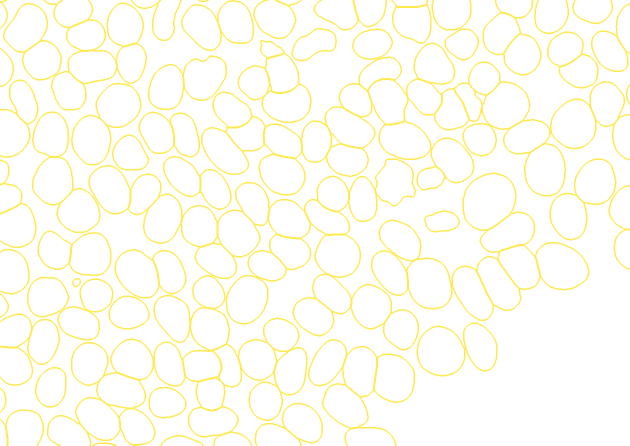
#> input picture data/derived/roi_0/outlines.png, 1260 x 891 px (shown at 1/2 size)
$ python -i main.py   (imports and definitions only)
#> lines starting #> are read from the running program, lines starting #| are printed output that depends on the picture; after the words box and inside, x2 and y2 are one past the last pixel; in counts of white or black regions, pixels touching at a corner belong together
#> in _cleaned_cutout, pet is the input picture: PIL image 1260x891 RGBA; mean R, G, B, A 255, 233, 79, 20.5
"""Where's Waldog: hide pet cutouts in the 3-color Scientifica ROI renders.

Three modes:
  waldog                       random placement (one puzzle+solution per ROI)
  waldog propose               render candidate spots per pet for visual review
  waldog render --plan f.json  render a print from a curated placement plan

Pets are scaled to the local cell size (dashboard manifest diameter, or
--cell-size). Random mode only places on tissue; plans
say exactly where each pet goes and how it looks (alpha, blend, flip, rotation,
size tweak).
"""

import argparse
import json
import random
import subprocess
from pathlib import Path

import numpy as np
import PIL.Image as Image
import PIL.ImageDraw as ImageDraw
from scipy import ndimage

Image.MAX_IMAGE_PIXELS = None

PROJECT_DIR = Path(__file__).resolve().parents[2]
REPO_DIR = PROJECT_DIR.parent
DEFAULT_SOURCE_DIR = REPO_DIR / "data" / "source" / "waldog"
MANIFEST_PATH = REPO_DIR / "data" / "derived" / "manifest.json"
PETS_DIR = PROJECT_DIR / "waldog-pets"
CUTOUT_DIR = PETS_DIR / "cutouts"
DEFAULT_OUT_DIR = PROJECT_DIR / "output"
REVIEW_DIR = PROJECT_DIR / "review"
PLANS_DIR = PROJECT_DIR / "plans"

DEFAULT_ROIS = "1,7,13"

# --- Difficulty knobs (defaults = Medium; plans override per pet) ---
PET_CELL_RANGE = (0.9, 1.3)  # pet size as a multiple of the local cell diameter
PET_ALPHA = 0.90  # overall opacity of the pets; lower = harder
COLOR_BLEND = 0.2  # 0..1 how much to pull pet colors toward local background
MAX_PLACEMENT_TRIES = 2000  # attempts to find a free, on-tissue spot per pet
TISSUE_COVERAGE = 0.95  # fraction of a pet's opaque pixels that must be on tissue

# Guardrails for plan values so prints stay playable
PLAN_LIMITS = {
    "alpha": (0.75, 0.9),  # hard ceiling: pets never fully solid
    "color_blend": (0.0, 0.5),
    "size_mult": (0.8, 1.2),
    "rotate_deg": (-25.0, 25.0),
    "cover": (0.0, 0.6),  # "behind": fraction of the pet hidden by cells
    "saturation": (0.6, 1.6),  # vividness boost, independent of alpha
}

# Transparency is intentional per depth mode: a pet behind a cell can be near
# solid (the cell hides it); one embedded inside a cell reads as under the
# cell surface, so it is the most transparent.
MODE_DEFAULTS = {
    "top": {"alpha": 0.90, "color_blend": 0.20},
    "behind": {"alpha": 0.90, "color_blend": 0.20, "cover": 0.4},
    "inside": {"alpha": 0.86, "color_blend": 0.20},
}

# Face position per pet as a fraction (fx, fy) of the cleaned cutout,
# pre-flip/rotation. Used to keep occluding cells and the inside-clip off the
# face, and to anchor "inside" pets face-first on the host cell.
FACE_ANCHORS = {
    "cat": (0.28, 0.75),  # the tabby's head, bottom-left
    "blackdog": (0.50, 0.30),
    "chicken": (0.75, 0.20),
    "cockatiel": (0.55, 0.25),
    "spaniel": (0.50, 0.25),
}

PET_NICKNAMES = {
    "41789": "cat",
    "137fb4d5-fe6d-4bdb-99fc-f0aa8ec113b5": "blackdog",
    "9b874981-7d3e-48a2-879f-0dee4e2ff424": "chicken",
    "image": "cockatiel",
    "photo-2026-06-19": "spaniel",
}
MAP_COLORS = {  # candidate-box colors on the propose map
    "cat": (255, 60, 60),
    "blackdog": (255, 160, 40),
    "chicken": (255, 240, 60),
    "cockatiel": (80, 255, 120),
    "spaniel": (255, 80, 255),
}

# rembg model per pet photo stem; unlisted photos use rembg's default. The cat
# and the black dog keep furniture with the default model; birefnet removes the
# cat's couch+pillow completely (verified visually).
REMBG_MODELS = {
    "41789": "birefnet-general",
    "137fb4d5-fe6d-4bdb-99fc-f0aa8ec113b5": "birefnet-general",
}

# Keep only the top fraction of these cutouts (feathered): the black dog drapes
# over a black chair no model can separate, but its head-and-shoulders crop is
# clean.
CUTOUT_TOP_CROP = {
    "137fb4d5-fe6d-4bdb-99fc-f0aa8ec113b5": 0.55,
}

# Black-border autocrop (mirrors scientifica.analysis.io, copied to keep
# waldog free of the dashboard's heavy dependencies)
CROP_THRESHOLD = 15
CROP_MARGIN = 16


# [211 lines left out: functions _largest_run, autocrop_bbox, load_base, cell_diameter, base_labels, _labels_crop and 5 more, not called in this run]


def _clean_alpha(arr: np.ndarray) -> np.ndarray:
    """Cut thin bridges (a paw touching a couch) with a binary opening, then
    keep only the largest connected blob of the alpha mask."""
    alpha = arr[..., 3]
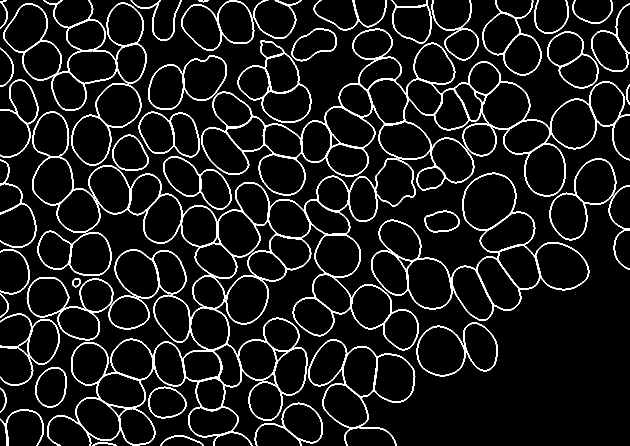
#> alpha: shape (891, 1260) (shown at 1/2 size); 8.1% white in thin lines or dots
    solid = alpha > 64
#> solid: shape (891, 1260) bool; 8.1% white in thin lines or dots
    if not solid.any():
        return arr
    r = max(3, round(0.004 * max(arr.shape[:2])))
#> r = 5
    yy, xx = np.ogrid[-r : r + 1, -r : r + 1]
#> yy = [-5, -4, -3, -2, -1, 0, 1, 2, 3, 4, 5]
    disk = (yy * yy + xx * xx) <= r * r
    opened = ndimage.binary_opening(solid, structure=disk)
#> opened: shape (891, 1260) bool; every value is 0
    if not opened.any():
        opened = solid
    labels, n = ndimage.label(opened)
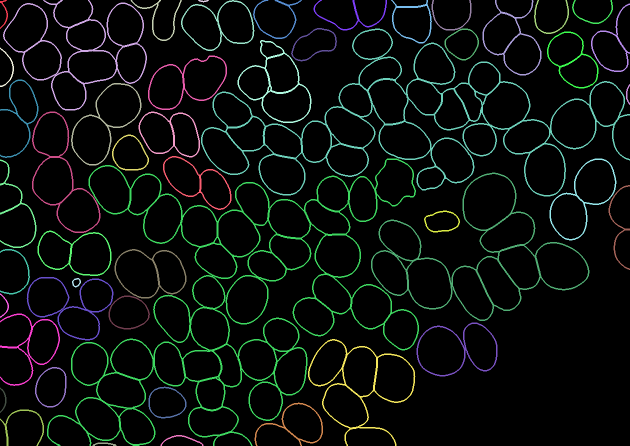
#> labels: shape (891, 1260) int32 (shown at 1/2 size); 51 distinct labels, from 0 to 50; one colour per label, 0 black
#> n = 50
    if n > 1:
        sizes = ndimage.sum_labels(np.ones_like(labels), labels, range(1, n + 1))
#> sizes = 50 values, max 23079 at index 27, min 60 at index 3, mean 1807.7
        opened = labels == (np.argmax(sizes) + 1)
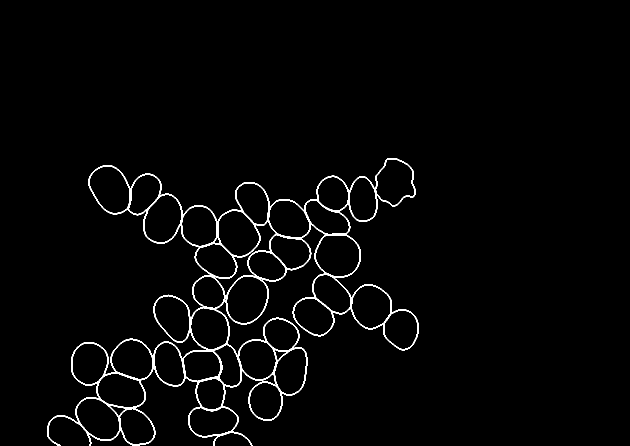
#> opened: shape (891, 1260) bool (shown at 1/2 size); 2.1% white; 1 white region, box (x1, y1, x2, y2) and area: (94, 317, 838, 891) 23079
    # regrow slightly so the pet keeps its soft edge, but never past the
    # original mask (the couch stays gone)
    keep = ndimage.binary_dilation(opened, structure=disk) & (alpha > 25)
#> keep: shape (891, 1260) bool; 2.1% white; 13 white regions (6 under 20 px), largest, box (x1, y1, x2, y2) and area: (94, 317, 838, 891) 23157, (788, 312, 811, 320) 50, (332, 584, 349, 589) 41
    arr = arr.copy()
    arr[..., 3] *= keep
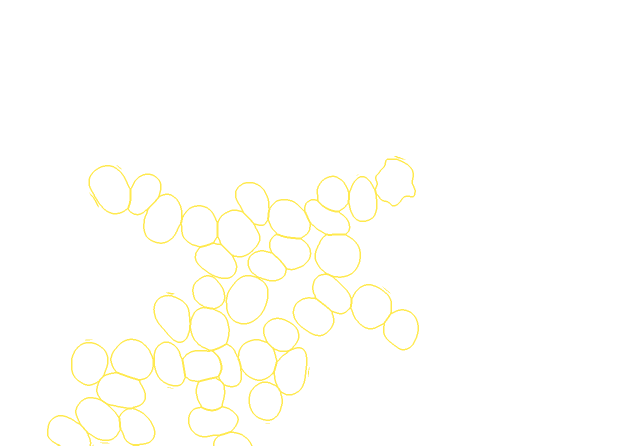
#> arr: shape (891, 1260, 4) (shown at 1/2 size); 5.97% of pixels changed, all inside (x1, y1, x2, y2) = (0, 0, 1260, 891); transparent parts drawn white
    return arr


_CUTOUT_CACHE: dict[Path, Image.Image] = {}


def _cleaned_cutout(cutout: Path) -> Image.Image:
    """Cutout after alpha cleanup + per-pet top crop, cached (cleanup on the
    full-res cutout is the expensive part when rendering many variants)."""
    if cutout in _CUTOUT_CACHE:
        return _CUTOUT_CACHE[cutout]
    pet = Image.open(cutout).convert("RGBA")
    arr = _clean_alpha(np.array(pet))
    pet = Image.fromarray(arr)

    bbox = pet.getchannel("A").getbbox()
#> bbox = (94, 312, 838, 891)
    assert bbox is not None, f"Cutout {cutout.name} is fully transparent"
    pet = pet.crop(bbox)
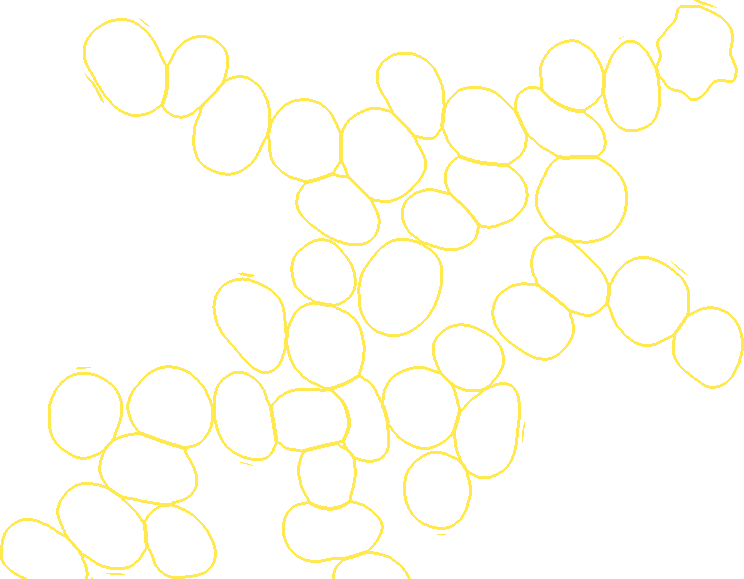
#> pet: PIL image 744x579 RGBA; mean R, G, B, A 255, 233, 79, 13.9; transparent parts drawn white

#> (the run stopped early here; a loop or call above may not have finished)

$ run again, on data/derived/roi_12/outlines.png
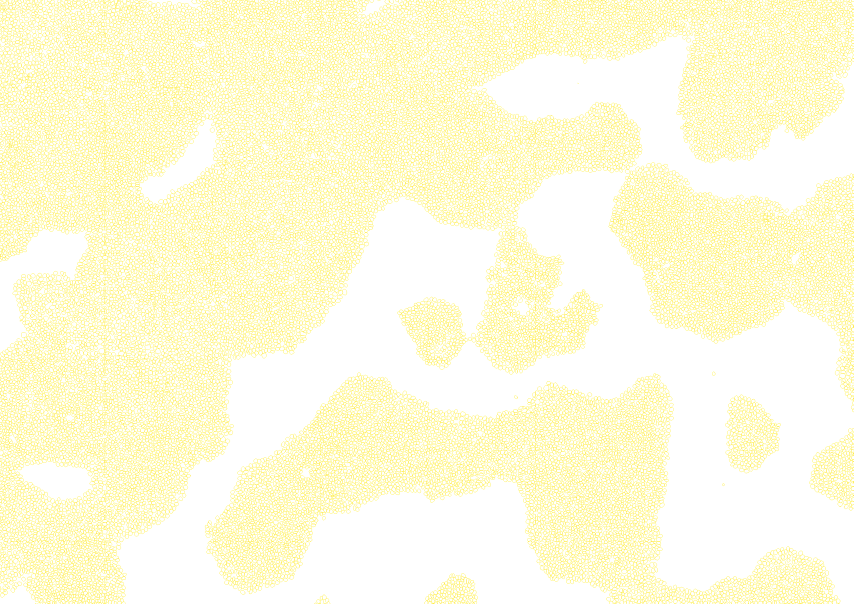
#> input picture data/derived/roi_12/outlines.png, 2560 x 1811 px (shown at 1/3 size)
#> in _cleaned_cutout, pet is the input picture: PIL image 2560x1811 RGBA; mean R, G, B, A 81.2, 78, 40.2, 59.7
#> solid: shape (1811, 2560) bool; 27.2% white in thin lines or dots
#> in _clean_alpha, `labels, n = ndimage.label(opened)`:
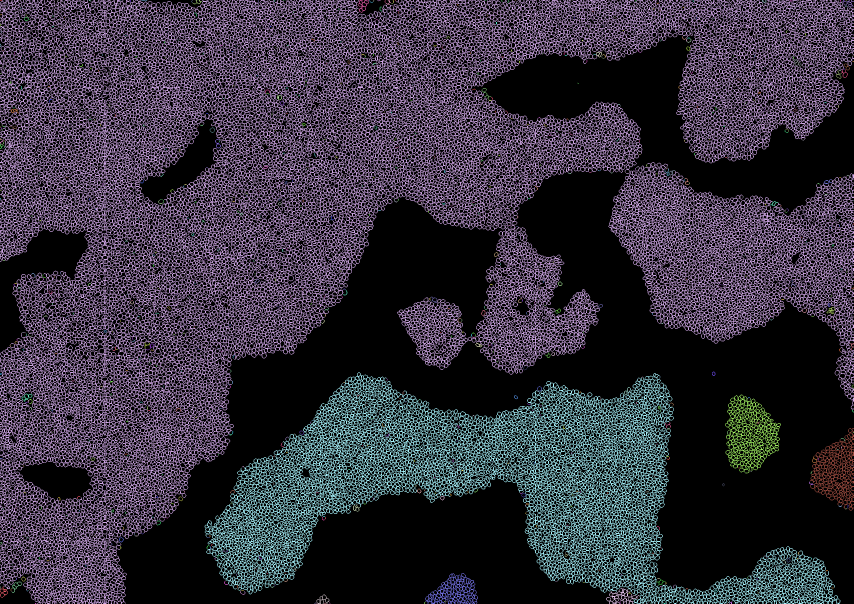
#> labels: shape (1811, 2560) int32 (shown at 1/3 size); 2986 distinct labels, from 0 to 2985; one colour per label, 0 black
#> n = 2985
#> sizes = 2985 values, max 981444 at index 1, min 1 at index 11, mean 422.8
#> keep: shape (1811, 2560) bool; 25.1% white in thin lines or dots
#> in _clean_alpha, `arr[..., 3] *= keep`:
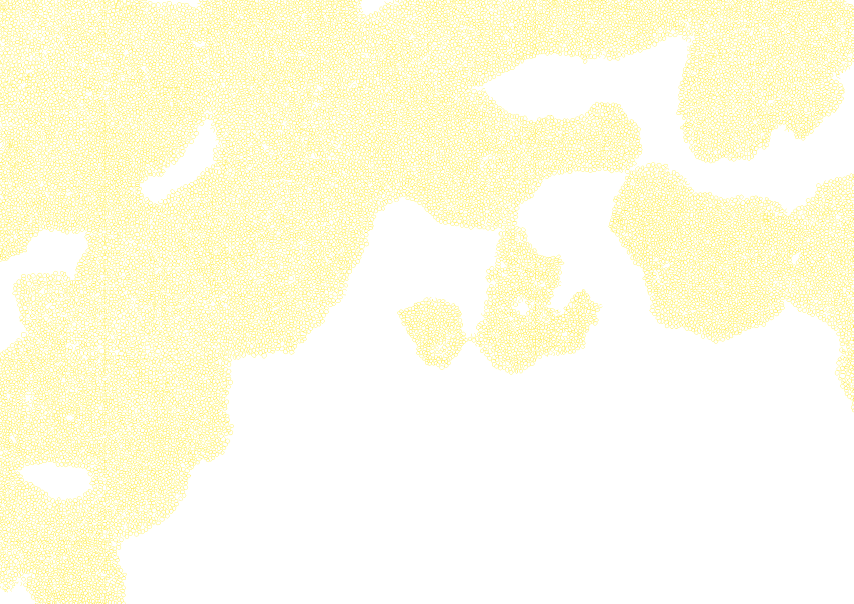
#> arr: shape (1811, 2560, 4) (shown at 1/3 size); mean R, G, B, A 81.2, 78, 40.2, 47.1; transparent parts drawn white
#> bbox = (0, 0, 2560, 1811)

$ run again, on data/derived/roi_13/outlines.png
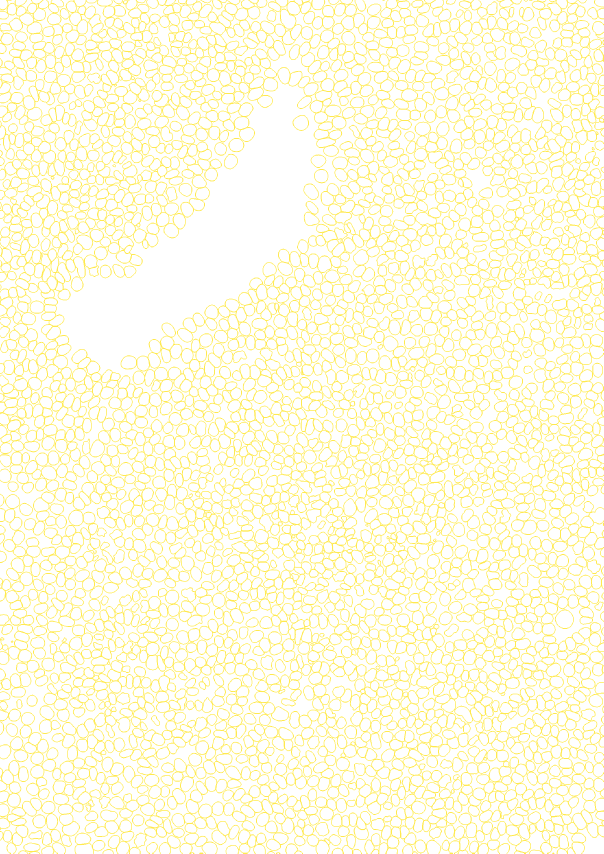
#> input picture data/derived/roi_13/outlines.png, 1811 x 2560 px (shown at 1/3 size)
#> in _cleaned_cutout, pet is the input picture: PIL image 1811x2560 RGBA; mean R, G, B, A 45.5, 42.1, 16.2, 42.2
#> solid: shape (2560, 1811) bool; 17.7% white in thin lines or dots
#> in _clean_alpha, `labels, n = ndimage.label(opened)`:
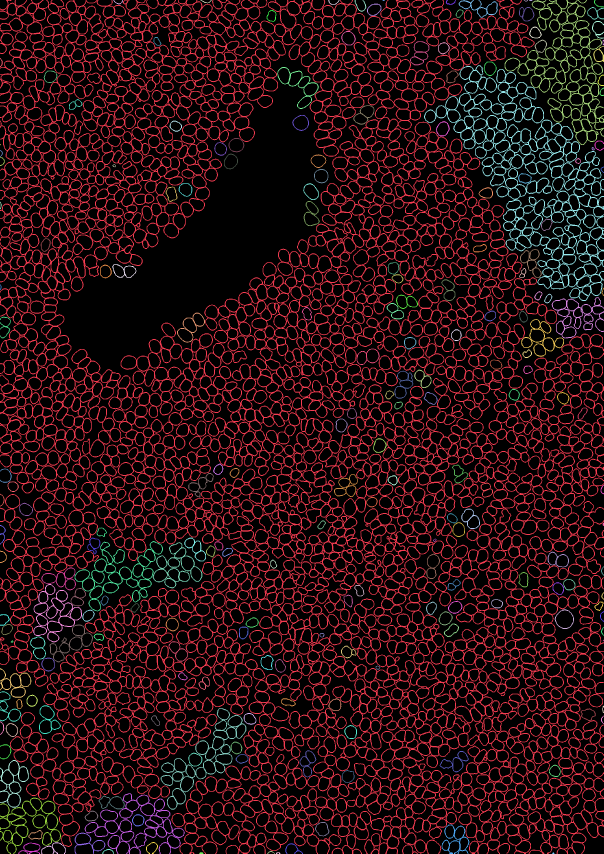
#> labels: shape (2560, 1811) int32 (shown at 1/3 size); 217 distinct labels, from 0 to 216; one colour per label, 0 black
#> n = 216
#> sizes = 216 values, max 675259 at index 0, min 6 at index 42, mean 3799
#> keep: shape (2560, 1811) bool; 15.2% white in thin lines or dots
#> in _clean_alpha, `arr[..., 3] *= keep`:
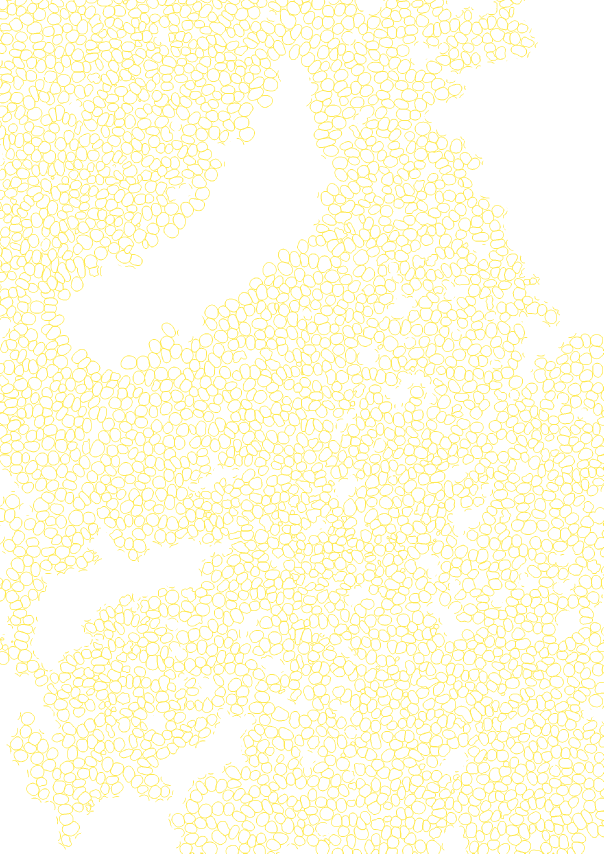
#> arr: shape (2560, 1811, 4) (shown at 1/3 size); mean R, G, B, A 45.5, 42.1, 16.2, 36.1; transparent parts drawn white
#> bbox = (0, 0, 1811, 2560)

$ run again, on data/derived/roi_2/outlines.png
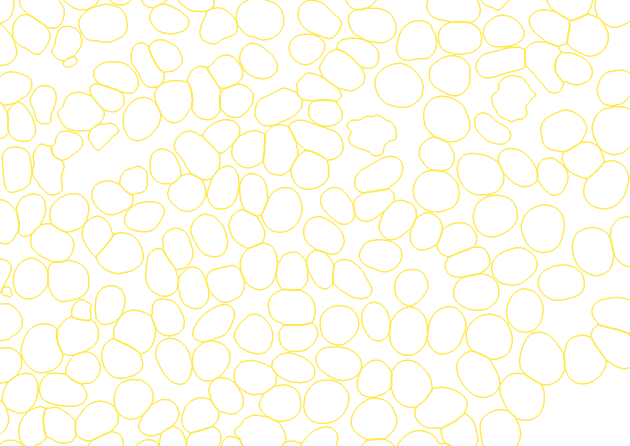
#> input picture data/derived/roi_2/outlines.png, 1260 x 891 px (shown at 1/2 size)
#> in _cleaned_cutout, pet is the input picture: PIL image 1260x891 RGBA; mean R, G, B, A 255, 233, 79, 22.3
#> alpha: shape (891, 1260); 8.7% white in thin lines or dots
#> solid: shape (891, 1260) bool; 8.7% white in thin lines or dots
#> in _clean_alpha, `labels, n = ndimage.label(opened)`:
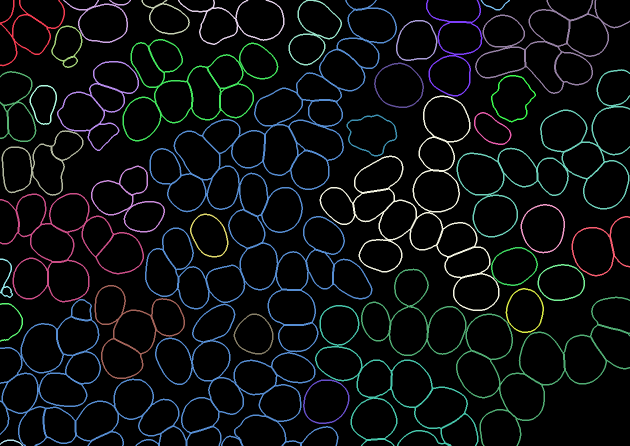
#> labels: shape (891, 1260) int32 (shown at 1/2 size); 39 distinct labels, from 0 to 38; one colour per label, 0 black
#> n = 38
#> sizes = 38 values, max 30808 at index 5, min 135 at index 37, mean 2584.3
#> keep: shape (891, 1260) bool; 2.8% white; 18 white regions (12 under 20 px), largest, box (x1, y1, x2, y2) and area: (0, 0, 794, 891) 30836, (148, 593, 165, 601) 41, (331, 670, 348, 674) 37, (246, 752, 267, 758) 37, (320, 596, 335, 599) 29, (606, 803, 608, 816) 20
#> arr: shape (891, 1260, 4); 5.98% of pixels changed, all inside (x1, y1, x2, y2) = (0, 0, 1260, 891)
#> bbox = (0, 0, 794, 891)
#> in _cleaned_cutout, `pet = pet.crop(bbox)`:
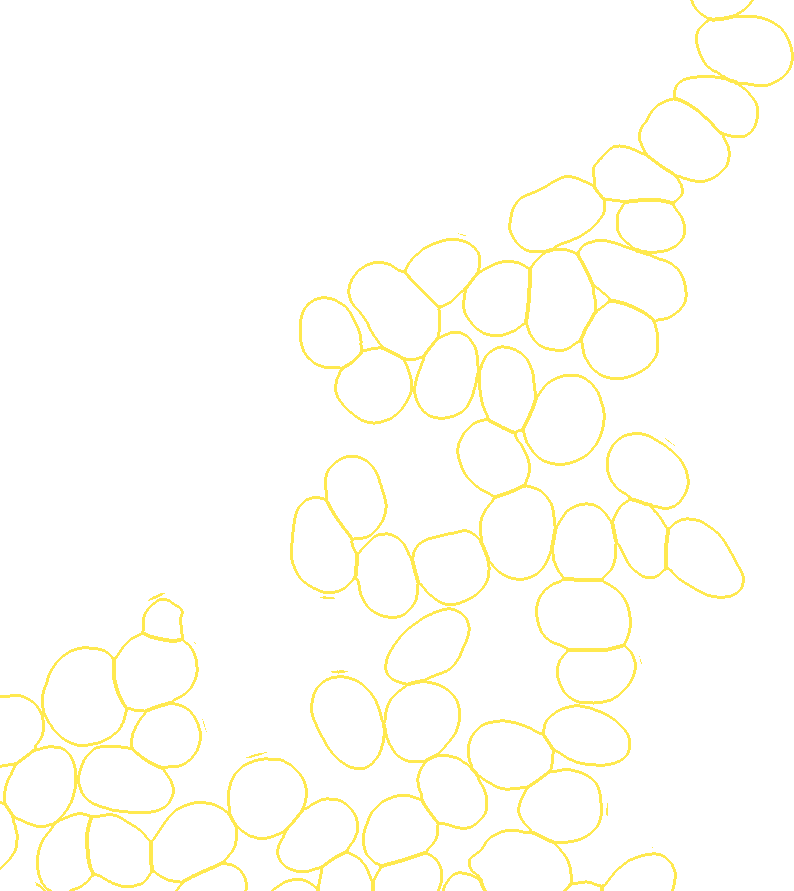
#> pet: PIL image 794x891 RGBA; mean R, G, B, A 255, 233, 79, 11.2; transparent parts drawn white
